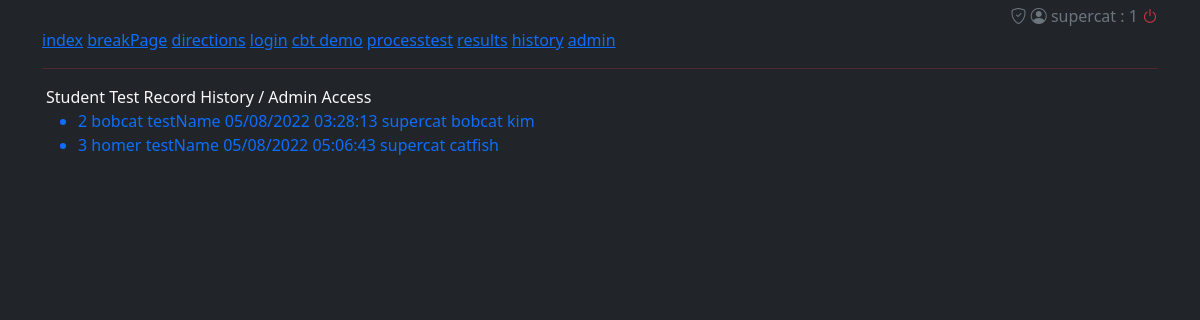
Before: /history (signed in) with the older database file.
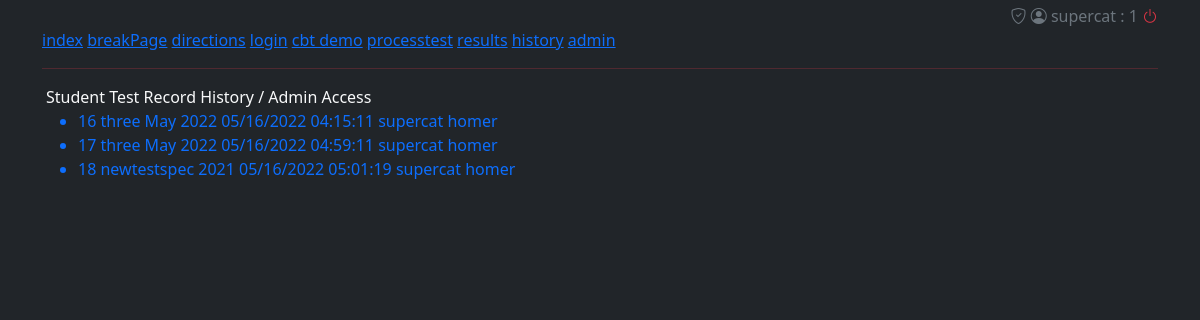
After: the same page with the newer database file.
### cbtsystem/models.py (models this page shows)
class testRecord(models.Model):
    studentUsername = models.CharField(null=True, blank=False, max_length=200)
    studentName = models.CharField(null=True, blank=False, max_length=200)
    testName = models.CharField(max_length=200, null=True, blank=True)
    testId = models.CharField(max_length=100, null=True, blank=True)
    date_finished = models.DateTimeField(auto_now_add=True)
    studentAnswersReading = JSONField(null=True, default={})
    studentAnswersWriting = JSONField(null=True, default={})
    numberInCorrectR = models.CharField(max_length=10, null=True, default='0')
    numberInCorrectW = models.CharField(max_length=10, null=True, default='0')
    scoreReading = models.CharField(max_length=3, null=True, default='200')
    scoreWriting = models.CharField(max_length=3, null=True, default='200')
    jsonWrongQtypeR = JSONField(null=True, default={})
    jsonWrongQtypeW = JSONField(null=True, default={})
    def __str__(self):
        return '{0} {1} {2} {3} {4}'.format(self.id, self.testName, self.date_finished.strftime("%m/%d/%Y %H:%M:%S"),  self.studentUsername, self.studentName)

### cbtsystem/views.py (the view)
# urls.py: path('history', views.history, name='history'),
@login_required(login_url='loginpage')
def history(request):
    username = request.user.username
    record = testRecord.objects.filter(studentUsername=username)
    return render(request, 'cbtsystem/history.html', {'record': record})

### cbtsystem/templates/cbtsystem/history.html
{% extends 'cbtsystem/index.html' %}
{% block content %}
<div class="container  px-3">
    Student Test Record History / Admin Access
    <br>
    <ul>
        {% for r in record|slice:":20" %}
        <a href="{% url 'results_pk' r.id %}" style="text-decoration:none;">
            <li> {{r}}</li>
        </a>
        {% endfor %}
    </ul>
</div>
{% endblock %}

### cbtsystem/templates/cbtsystem/index.html (shortened to what this page needs)
<!DOCTYPE html>
<html lang="en">
<head>
    <link href="https://cdn.jsdelivr.net/npm/bootstrap@5.0.2/dist/css/bootstrap.min.css" rel="stylesheet"
>
    <link rel="stylesheet" href="https://cdn.jsdelivr.net/npm/bootstrap-icons@1.8.1/font/bootstrap-icons.css">
</head>
<body class="bg-dark text-light">
<div class="container">
    <div class="text-secondary text-end mb-0 mt-1">
        {% if request.user.is_superuser %}<i class="bi bi-shield-check"></i>{% else %} * {% endif %}
        <i class="bi bi-person-circle"></i> {{request.user}} : {{request.user.id}}
        <a href="{% url 'logoutpage' %}"><i class="bi bi-power text-danger"></i></a></div>
    <a href="{% url 'index' %}">index</a>
    <a href="{% url 'breakpage' %}">breakPage</a>
    <a href="{% url 'directions' %}">directions</a>
    <a href="{% url 'loginpage' %}">login</a>
    <a href="{% url 'demo' %}">cbt demo</a>
    <a href="{% url 'processtest' %}">processtest</a>
    <a href="{% url 'results' %}">results</a>
    <a href="{% url 'history' %}">history</a>
    <a href="http://127.0.0.1:8000/admin">admin</a>
    <hr class="bg-danger">
</div>
{% block content %}{% endblock %}
</body>
</html>

Changed rows visible on the page:
removed testRecord: id+testName+date_finished "2 bobcat testName 05/08/2022 03:28:13 supercat bobcat kim"
removed testRecord: id+testName+date_finished "3 homer testName 05/08/2022 05:06:43 supercat catfish"
added testRecord: id+testName+date_finished "16 three May 2022 05/16/2022 04:15:11 supercat homer"
added testRecord: id+testName+date_finished "17 three May 2022 05/16/2022 04:59:11 supercat homer"
added testRecord: id+testName+date_finished "18 newtestspec 2021 05/16/2022 05:01:19 supercat homer"
